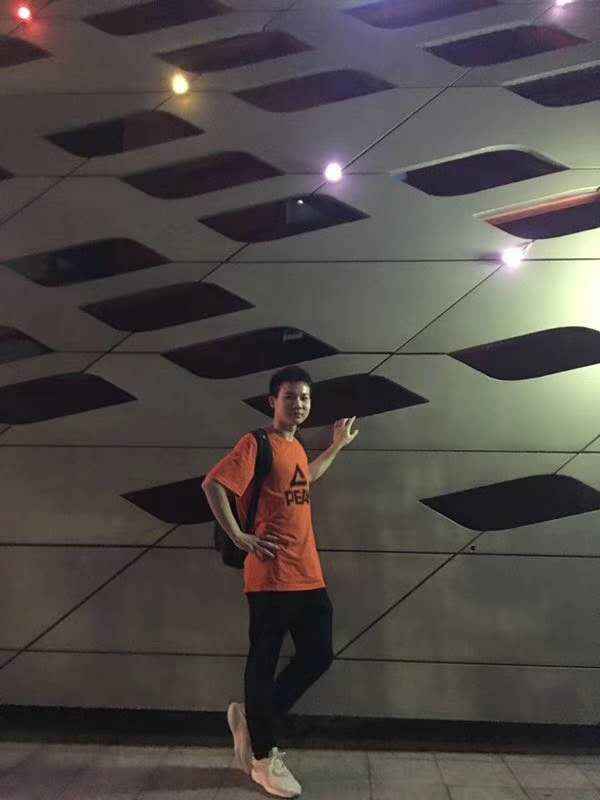
#> input picture AI_Precourse/Week4_OpenCV/huanghuazhens/huanghuazhen1.jpg, 600 x 800 px
$ python face_detect.py huanghuazhen1.jpg   (older library calls are emulated)
#> lines starting #> are read from the running program, lines starting #| are printed output that depends on the picture; after the words box and inside, x2 and y2 are one past the last pixel; in counts of white or black regions, pixels touching at a corner belong together
import cv2
import sys

# Get user supplied values
imagePath = sys.argv[1]
cascPath = "haarcascade_frontalface_default.xml"

# Create the haar cascade
faceCascade = cv2.CascadeClassifier(cascPath)

# Read the image
image = cv2.imread(imagePath)
#> image is the input picture: shape (800, 600, 3); mean B, G, R 71.7, 73.7, 79.7
gray = cv2.cvtColor(image, cv2.COLOR_BGR2GRAY)
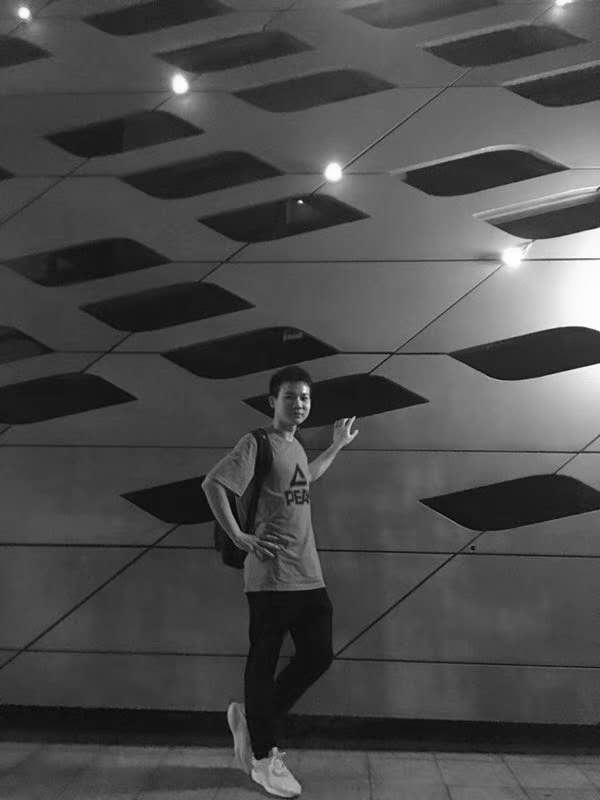
#> gray: shape (800, 600); min 0, max 255, mean 75.3

# Detect faces in the image
faces = faceCascade.detectMultiScale(
    gray,
    scaleFactor=1.1,
    minNeighbors=0,
    minSize=(30, 30),
    #flags = cv2.CV_HAAR_SCALE_IMAGE
)
#> faces = 23 rows, first 6: [282, 386, 32, 32], [278, 381, 35, 35], [278, 384, 35, 35], [281, 387, 35, 35], [277, 380, 39, 39], [277, 383, 39, 39]

print("Found {0} faces!".format(len(faces)))
#| Found 23 faces!

# Draw a rectangle around the faces
for (x, y, w, h) in faces:
    cv2.rectangle(image, (x, y), (x+w, y+h), (0, 255, 0), 2)
#> this loop made 23 passes
#> (x, y, w, h) on passes 1 to 12: (282, 386, 32, 32), (278, 381, 35, 35), (278, 384, 35, 35), (281, 387, 35, 35), (277, 380, 39, 39), (277, 383, 39, 39), (273, 379, 43, 43), (276, 379, 43, 43), (273, 383, 43, 43), (276, 383, 43, 43), (269, 378, 47, 47), (273, 378, 47, 47)
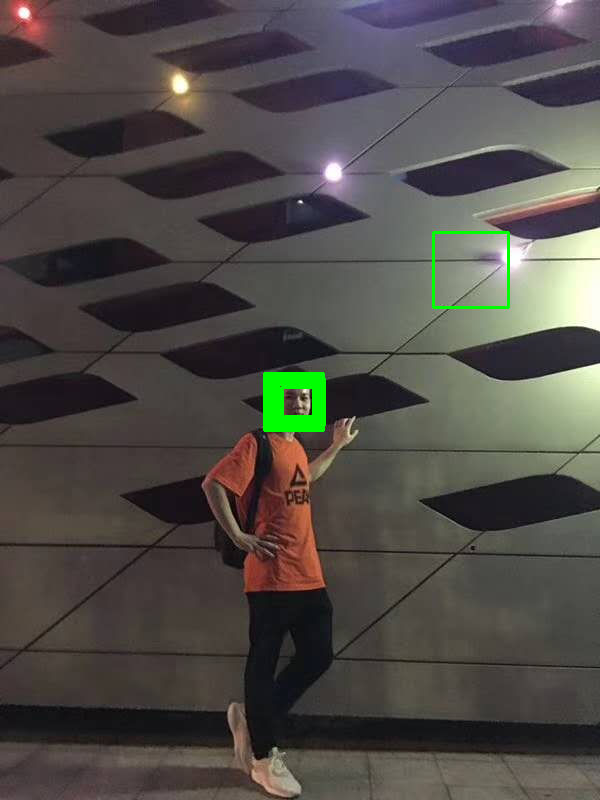
#> image: shape (800, 600, 3); 0.82% of pixels changed, all inside (x1, y1, x2, y2) = (263, 231, 510, 432)

cv2.imshow("Faces found", image)
str=imagePath.split('.',1)
print(str)
imagePath=str[0]+'_faceDect'+'.'+str[1]
print(imagePath)
cv2.imwrite(imagePath,image)
cv2.waitKey(0)
cv2.destroyAllWindows()
